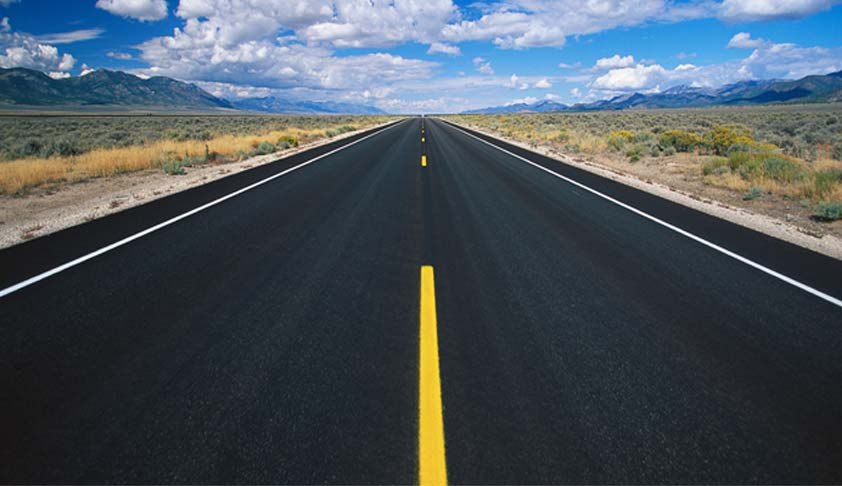
#> input picture Computer_vision/lab_8/Road.jpg, 842 x 486 px, found by its file name
$ jupyter execute --allow-errors lab8.ipynb
#> lines starting #> are read from the running program, lines starting #| are printed output that depends on the picture
[cell 1]
import cv2
import numpy as np
import matplotlib.pyplot as plt

img = cv2.imread('Building.jpg')
#> (the rest of this cell did not finish here and is left out)

[cell 2]
import cv2
import numpy as np
import matplotlib.pyplot as plt

img = cv2.imread('Road.jpg')
#> img is the input picture: shape (486, 842, 3); mean B, G, R 92.4, 84, 73.5
img1 = cv2.cvtColor(img, cv2.COLOR_BGR2GRAY)
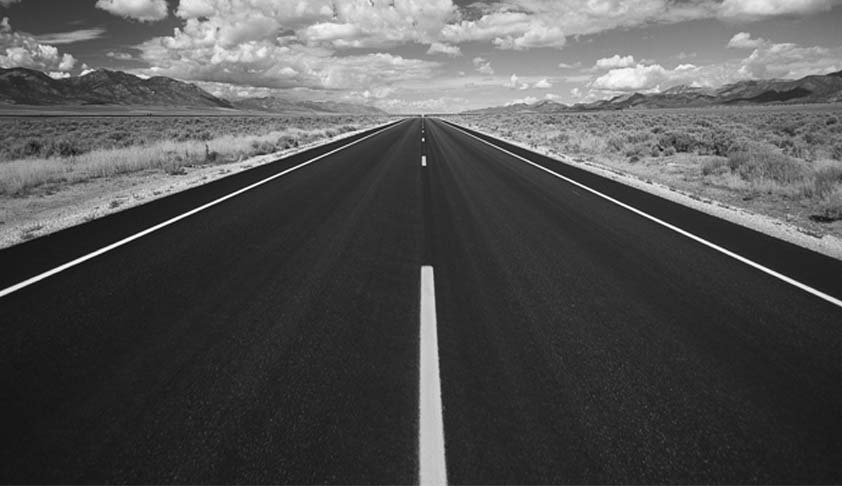
#> img1: shape (486, 842); min 3, max 255, mean 81.9
gray = cv2.cvtColor(img, cv2.COLOR_BGR2GRAY)

def nothing(x):
    pass

cv2.namedWindow('h')

cv2.createTrackbar('a', 'h', 0, 255, nothing)
cv2.createTrackbar('b', 'h', 0, 255, nothing)
cv2.createTrackbar('c', 'h', 0, 255, nothing)

gray = cv2.GaussianBlur(gray,(3,3),0)
edges = cv2.Canny(gray, 50, 200)
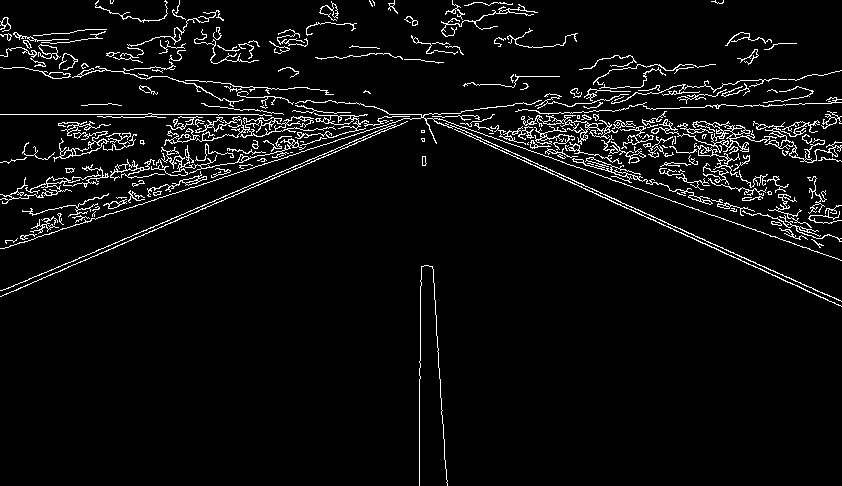
#> edges: shape (486, 842); 5% white in thin lines or dots

while 1:

    image = img.copy()

    a = cv2.getTrackbarPos('a','h')
    b = cv2.getTrackbarPos('b','h')
    c = cv2.getTrackbarPos('c','h')

    lines = cv2.HoughLinesP(edges,rho = 1,theta = 1*np.pi/180,threshold =  a,minLineLength = b,maxLineGap = c)

    if lines is not None:
        for i in range(0, len(lines)):
            l = lines[i][0]
            cv2.line(image, (l[0], l[1]), (l[2], l[3]), (0,0,255), 3, cv2.LINE_AA)
#> this loop made 14887 passes
#> l on passes 1 to 3: [165, 1, 165, 0], [251, 57, 251, 53], [454, 18, 454, 18]
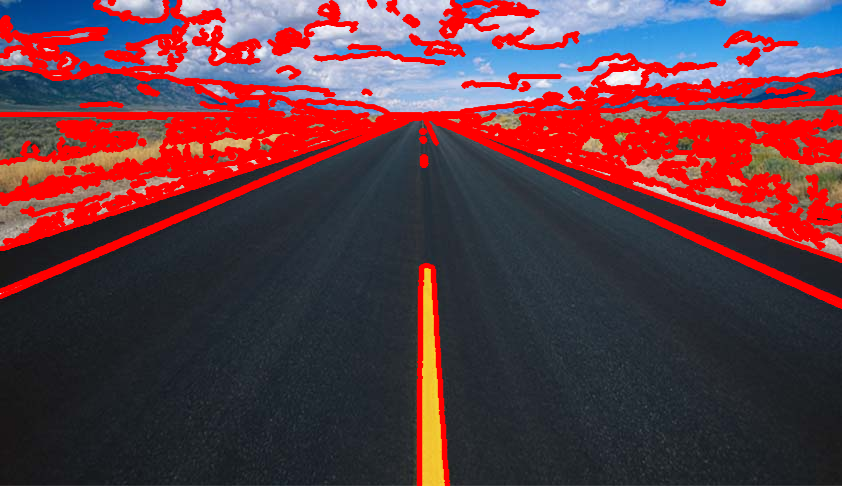
#> image: shape (486, 842, 3); mean B, G, R 66.9, 58.5, 97.5

    edgesC = cv2.cvtColor(edges, cv2.COLOR_GRAY2BGR)
#> edgesC: shape (486, 842, 3); 5% white in thin lines or dots


    image = cv2.addWeighted( image, 0.9, edgesC , 0.5, 0)
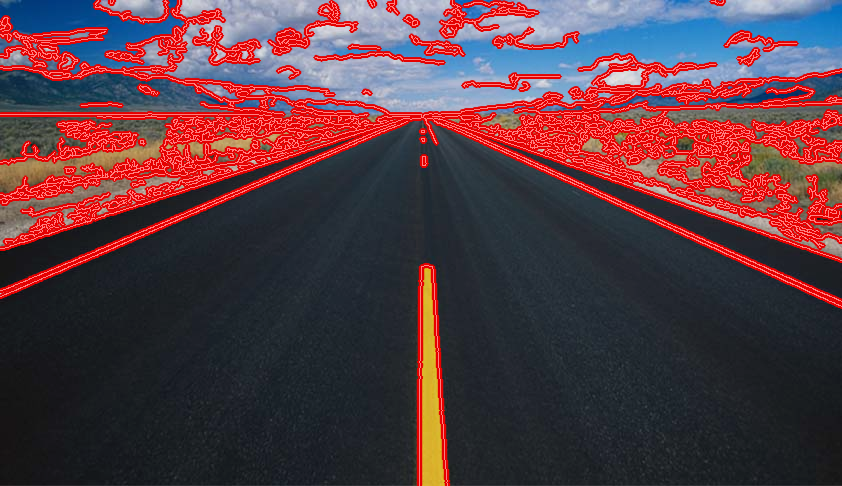
#> image: shape (486, 842, 3); mean B, G, R 66.7, 59, 89.1
    cv2.imshow('h',  image)
    k = cv2.waitKey(1)
#> (key Esc is pressed here)
    if k == 27:
        break

cv2.destroyAllWindows()

$ run again, with Computer_vision/lab_8/t2.png saved as Computer_vision/lab_8/Road.jpg
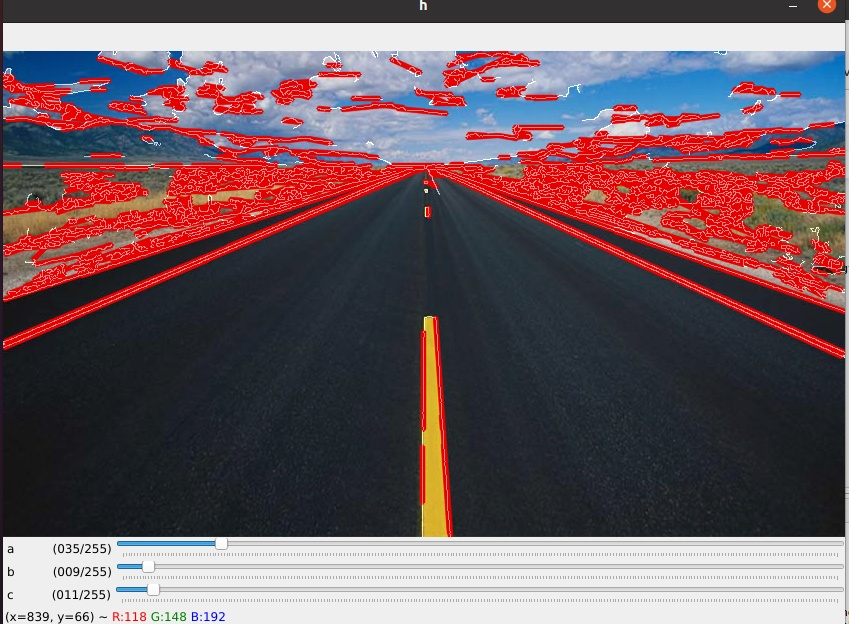
#> input picture Computer_vision/lab_8/t2.png, 849 x 624 px, found by its file name
#> img is the input picture: shape (624, 849, 3); mean B, G, R 97.2, 90.9, 112.1
#> `edges = cv2.Canny(gray, 50, 200)`:
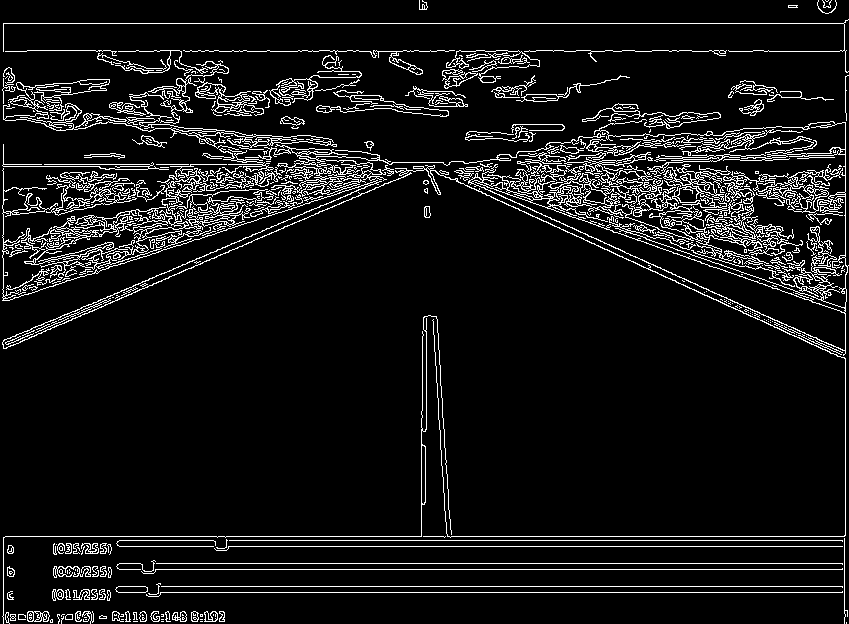
#> edges: shape (624, 849); 8.4% white in thin lines or dots
#> the loop `for i in range(0, len(lines)):` made 31140 passes
#> l on passes 1 to 3: [15, 293, 15, 293], [300, 161, 300, 161], [83, 621, 83, 619]
#> edgesC: shape (624, 849, 3); 8.4% white in thin lines or dots
#> `image = cv2.addWeighted( image, 0.9, edgesC , 0.5, 0)`:
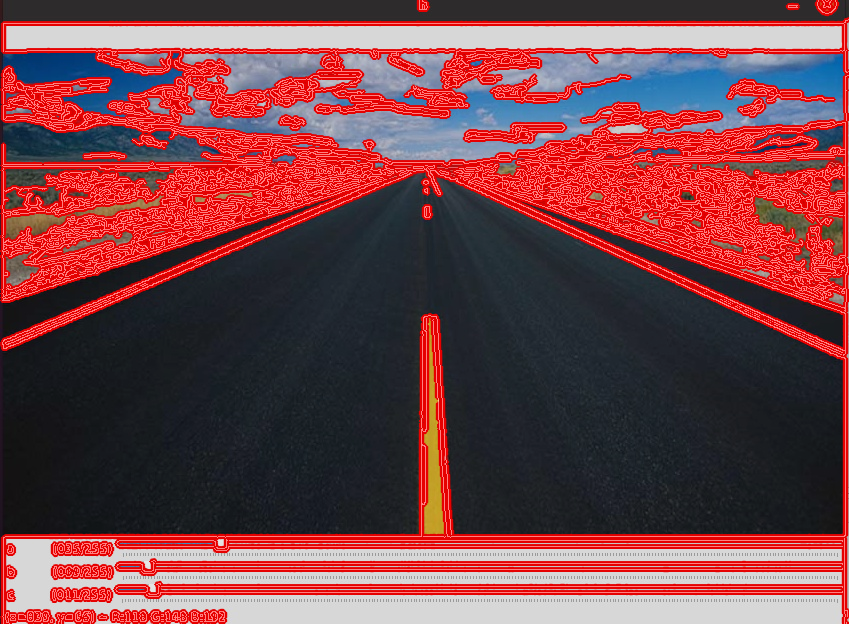
#> image: shape (624, 849, 3); mean B, G, R 71.4, 66.2, 119.9
